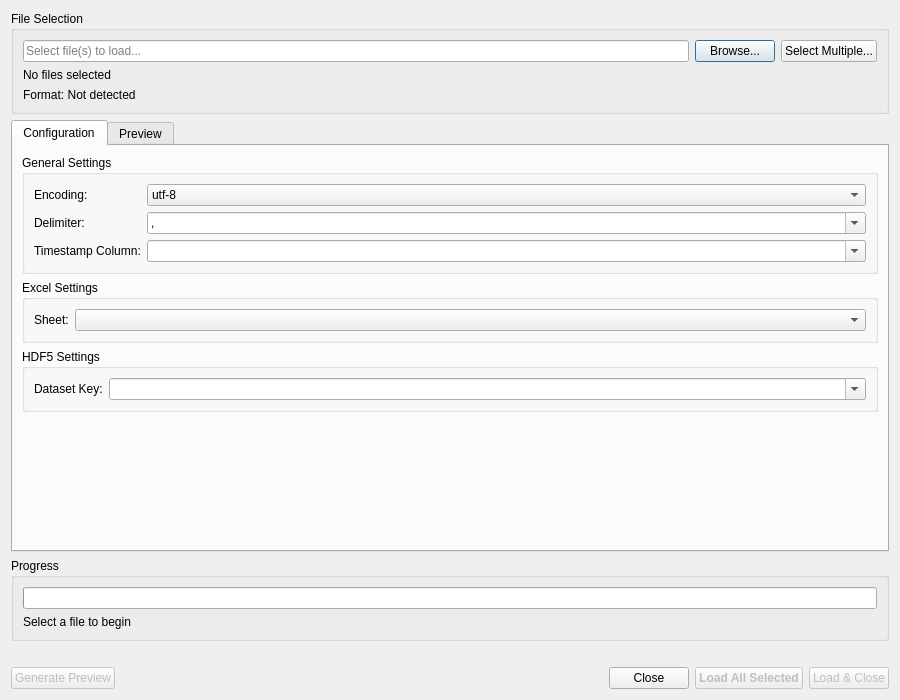
<?xml version="1.0" encoding="UTF-8"?>
<ui version="4.0">
 <class>UploadDialog</class>
 <widget class="QDialog" name="UploadDialog">
  <property name="geometry">
   <rect>
    <x>0</x>
    <y>0</y>
    <width>900</width>
    <height>700</height>
   </rect>
  </property>
  <property name="windowTitle">
   <string>Load Data Files</string>
  </property>
  <property name="modal">
   <bool>true</bool>
  </property>
  <layout class="QVBoxLayout" name="mainLayout">
   <item>
    <widget class="QGroupBox" name="fileGroup">
     <property name="title">
      <string>File Selection</string>
     </property>
     <layout class="QVBoxLayout" name="fileGroupLayout">
      <item>
       <layout class="QHBoxLayout" name="pathLayout">
        <item>
         <widget class="QLineEdit" name="filePathEdit">
          <property name="placeholderText">
           <string>Select file(s) to load...</string>
          </property>
         </widget>
        </item>
        <item>
         <widget class="QPushButton" name="browseBtn">
          <property name="text">
           <string>Browse...</string>
          </property>
          <property name="toolTip">
           <string>Select a single file</string>
          </property>
         </widget>
        </item>
        <item>
         <widget class="QPushButton" name="browseMultiBtn">
          <property name="text">
           <string>Select Multiple...</string>
          </property>
          <property name="toolTip">
           <string>Select multiple files at once</string>
          </property>
         </widget>
        </item>
       </layout>
      </item>
      <item>
       <widget class="QLabel" name="filesListLabel">
        <property name="text">
         <string>No files selected</string>
        </property>
        <property name="wordWrap">
         <bool>true</bool>
        </property>
       </widget>
      </item>
      <item>
       <widget class="QLabel" name="formatLabel">
        <property name="text">
         <string>Format: Not detected</string>
        </property>
       </widget>
      </item>
     </layout>
    </widget>
   </item>
   <item>
    <widget class="QTabWidget" name="tabs">
     <property name="currentIndex">
      <number>0</number>
     </property>
     <widget class="QWidget" name="configTab">
      <attribute name="title">
       <string>Configuration</string>
      </attribute>
      <layout class="QVBoxLayout" name="configTabLayout">
       <item>
        <widget class="QGroupBox" name="generalGroup">
         <property name="title">
          <string>General Settings</string>
         </property>
         <layout class="QFormLayout" name="generalLayout">
          <item row="0" column="0">
           <widget class="QLabel" name="encodingLabel">
            <property name="text">
             <string>Encoding:</string>
            </property>
           </widget>
          </item>
          <item row="0" column="1">
           <widget class="QComboBox" name="encodingCombo">
            <item>
             <property name="text">
              <string>utf-8</string>
             </property>
            </item>
            <item>
             <property name="text">
              <string>latin-1</string>
             </property>
            </item>
            <item>
             <property name="text">
              <string>cp1252</string>
             </property>
            </item>
            <item>
             <property name="text">
              <string>ascii</string>
             </property>
            </item>
           </widget>
          </item>
          <item row="1" column="0">
           <widget class="QLabel" name="delimiterLabel">
            <property name="text">
             <string>Delimiter:</string>
            </property>
           </widget>
          </item>
          <item row="1" column="1">
           <widget class="QComboBox" name="delimiterCombo">
            <property name="editable">
             <bool>true</bool>
            </property>
            <item>
             <property name="text">
              <string>,</string>
             </property>
            </item>
            <item>
             <property name="text">
              <string>;</string>
             </property>
            </item>
            <item>
             <property name="text">
              <string>\t</string>
             </property>
            </item>
            <item>
             <property name="text">
              <string>|</string>
             </property>
            </item>
           </widget>
          </item>
          <item row="2" column="0">
           <widget class="QLabel" name="timestampLabel">
            <property name="text">
             <string>Timestamp Column:</string>
            </property>
           </widget>
          </item>
          <item row="2" column="1">
           <widget class="QComboBox" name="timestampCombo">
            <property name="editable">
             <bool>true</bool>
            </property>
           </widget>
          </item>
         </layout>
        </widget>
       </item>
       <item>
        <widget class="QGroupBox" name="excelGroup">
         <property name="title">
          <string>Excel Settings</string>
         </property>
         <layout class="QFormLayout" name="excelLayout">
          <item row="0" column="0">
           <widget class="QLabel" name="sheetLabel">
            <property name="text">
             <string>Sheet:</string>
            </property>
           </widget>
          </item>
          <item row="0" column="1">
           <widget class="QComboBox" name="sheetCombo"/>
          </item>
         </layout>
        </widget>
       </item>
       <item>
        <widget class="QGroupBox" name="hdf5Group">
         <property name="title">
          <string>HDF5 Settings</string>
         </property>
         <layout class="QFormLayout" name="hdf5Layout">
          <item row="0" column="0">
           <widget class="QLabel" name="hdf5KeyLabel">
            <property name="text">
             <string>Dataset Key:</string>
            </property>
           </widget>
          </item>
          <item row="0" column="1">
           <widget class="QComboBox" name="hdf5KeyCombo">
            <property name="editable">
             <bool>true</bool>
            </property>
           </widget>
          </item>
         </layout>
        </widget>
       </item>
       <item>
        <spacer name="configSpacer">
         <property name="orientation">
          <enum>Qt::Vertical</enum>
         </property>
         <property name="sizeHint" stdset="0">
          <size>
           <width>20</width>
           <height>40</height>
          </size>
         </property>
        </spacer>
       </item>
      </layout>
     </widget>
     <widget class="QWidget" name="previewTab">
      <attribute name="title">
       <string>Preview</string>
      </attribute>
      <layout class="QVBoxLayout" name="previewTabLayout">
       <item>
        <widget class="QTableWidget" name="previewTable">
         <property name="alternatingRowColors">
          <bool>true</bool>
         </property>
        </widget>
       </item>
       <item>
        <widget class="QLabel" name="previewInfoLabel">
         <property name="text">
          <string>Generate preview to see data</string>
         </property>
        </widget>
       </item>
      </layout>
     </widget>
    </widget>
   </item>
   <item>
    <widget class="QGroupBox" name="progressGroup">
     <property name="title">
      <string>Progress</string>
     </property>
     <layout class="QVBoxLayout" name="progressLayout">
      <item>
       <widget class="QProgressBar" name="progressBar">
        <property name="visible">
         <bool>false</bool>
        </property>
       </widget>
      </item>
      <item>
       <widget class="QLabel" name="statusLabel">
        <property name="text">
         <string>Select a file to begin</string>
        </property>
       </widget>
      </item>
     </layout>
    </widget>
   </item>
   <item>
    <widget class="QLabel" name="loadedFilesLabel">
     <property name="styleSheet">
      <string>color: green; font-weight: bold;</string>
     </property>
     <property name="wordWrap">
      <bool>true</bool>
     </property>
    </widget>
   </item>
   <item>
    <layout class="QHBoxLayout" name="buttonsLayout">
     <item>
      <widget class="QPushButton" name="previewBtn">
       <property name="enabled">
        <bool>false</bool>
       </property>
       <property name="text">
        <string>Generate Preview</string>
       </property>
      </widget>
     </item>
     <item>
      <spacer name="buttonsSpacer">
       <property name="orientation">
        <enum>Qt::Horizontal</enum>
       </property>
       <property name="sizeHint" stdset="0">
        <size>
         <width>40</width>
         <height>20</height>
        </size>
       </property>
      </spacer>
     </item>
     <item>
      <widget class="QPushButton" name="cancelBtn">
       <property name="text">
        <string>Close</string>
       </property>
      </widget>
     </item>
     <item>
      <widget class="QPushButton" name="loadAllBtn">
       <property name="enabled">
        <bool>false</bool>
       </property>
       <property name="styleSheet">
        <string>font-weight: bold;</string>
       </property>
       <property name="text">
        <string>Load All Selected</string>
       </property>
       <property name="toolTip">
        <string>Load all selected files simultaneously</string>
       </property>
      </widget>
     </item>
     <item>
      <widget class="QPushButton" name="loadBtn">
       <property name="enabled">
        <bool>false</bool>
       </property>
       <property name="text">
        <string>Load &amp;&amp; Close</string>
       </property>
       <property name="toolTip">
        <string>Load single file and close dialog</string>
       </property>
      </widget>
     </item>
    </layout>
   </item>
  </layout>
 </widget>
 <resources/>
 <connections/>
</ui>
